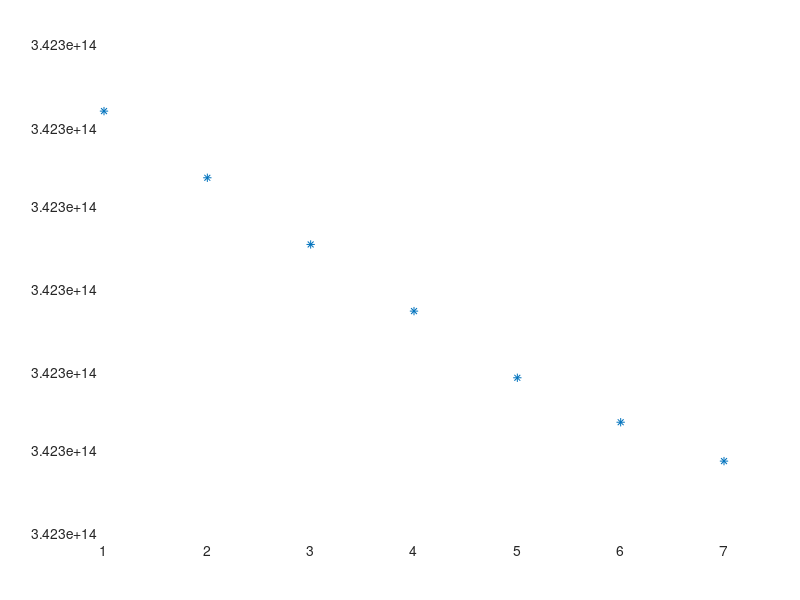

Write MATLAB code to recreate this figure. (Note: this script raises an error after producing the figure.)

L = [1 -1 0 0 0 0 0; -1 2 -1 0 0 0 0; 0 -1 2 -1 0 0 0; 0 0 -1 2 -1 0 0; 0 0 0 -1 2 -1 0; 0 0 0 0 -1 2 -1; 0 0 0 0 0 -1 1];
[P,D] = eig(L)

Dinv = pinv(D)

L_hat = P*Dinv*P.'

input = [1;0;0;0;0;0;0]

answer = L_hat*input

plot(answer,'*')

f = fit((1:7).', answer, 'poly2')

hold on
plot(f)